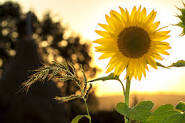
#> input picture images.jpg, 185 x 123 px
$ python task12.py
#> lines starting #> are read from the running program, lines starting #| are printed output that depends on the picture
#изменить контрасть изображения
import cv2 as cv
import numpy as np

img = cv.imread('images.jpg', 1)
#> img is the input picture: shape (123, 185, 3); mean B, G, R 79.6, 129.3, 146.9
# преобразование в цветовое пространство ЛАБ
lab= cv.cvtColor(img, cv.COLOR_BGR2LAB)
#> lab: shape (123, 185, 3); mean of channels 0, 1, 2 134.3, 129.5, 154.5
l_channel, a, b = cv.split(lab)
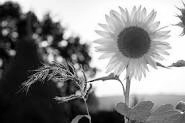
#> l_channel: shape (123, 185); min 0, max 255, mean 134.3
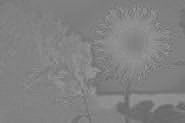
#> a: shape (123, 185); min 97, max 156, mean 129.5
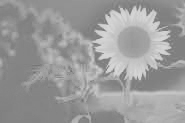
#> b: shape (123, 185); min 113, max 218, mean 154.5

# Применение CLAHE к L-каналу
clahe = cv.createCLAHE(clipLimit=2.0, tileGridSize=(8,8))
cl = clahe.apply(l_channel)
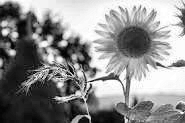
#> cl: shape (123, 185); min 1, max 255, mean 140.7

# объедините улучшенный L-канал CLAHE с каналами a и b
limg = cv.merge((cl,a,b))
#> limg: shape (123, 185, 3); mean of channels 0, 1, 2 140.7, 129.5, 154.5

#Преобразование изображения из лабораторной цветовой модели в цветовое пространство BGR
enhanced_img = cv.cvtColor(limg, cv.COLOR_LAB2BGR)
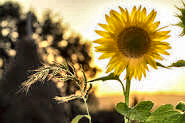
#> enhanced_img: shape (123, 185, 3); mean B, G, R 87.1, 135, 152.3

# Наложение исходного изображения на улучшенное изображение
result = np.hstack((img, enhanced_img))
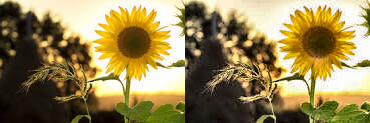
#> result: shape (123, 370, 3); mean B, G, R 83.4, 132.2, 149.6
cv.imshow('Result', result)
cv.imwrite('task12-image/enhanced_image.jpg', result)
cv.waitKey(0)

$ run again, with download.jpg copied over images.jpg
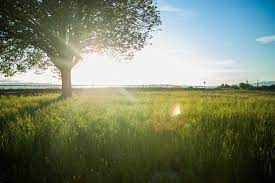
#> input picture download.jpg, 275 x 183 px
#> img is the input picture: shape (183, 275, 3); mean B, G, R 104.1, 128.9, 119.8
#> lab: shape (183, 275, 3); mean of channels 0, 1, 2 130.9, 121.2, 140.8
#> `cl = clahe.apply(l_channel)`:
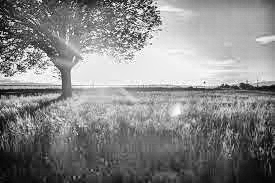
#> cl: shape (183, 275); min 2, max 255, mean 134.8
#> limg: shape (183, 275, 3); mean of channels 0, 1, 2 134.8, 121.2, 140.8
#> `result = np.hstack((img, enhanced_img))`:
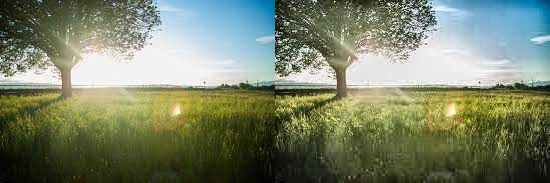
#> result: shape (183, 550, 3); mean B, G, R 105.7, 130.5, 121.4
